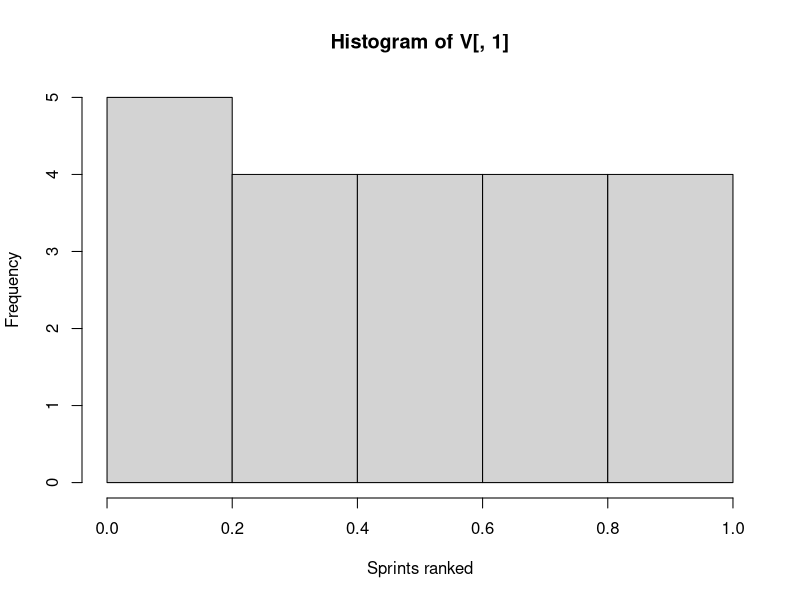
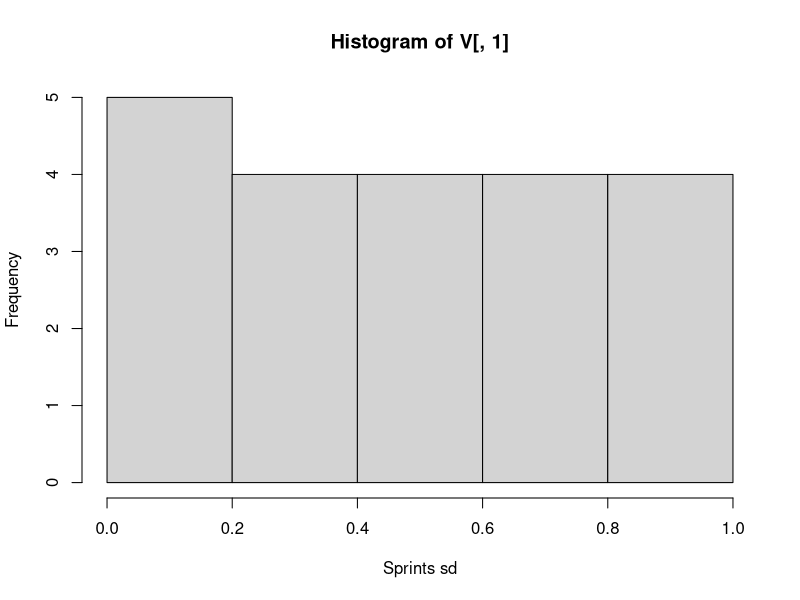
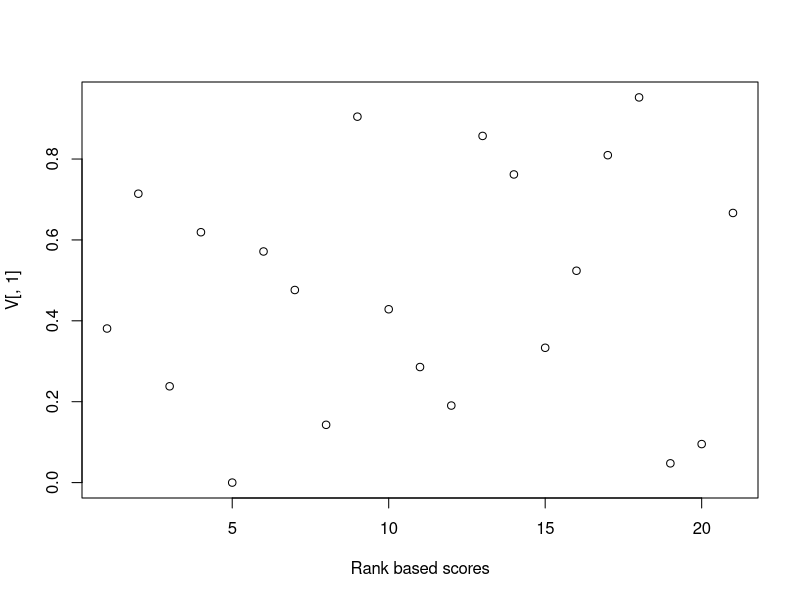
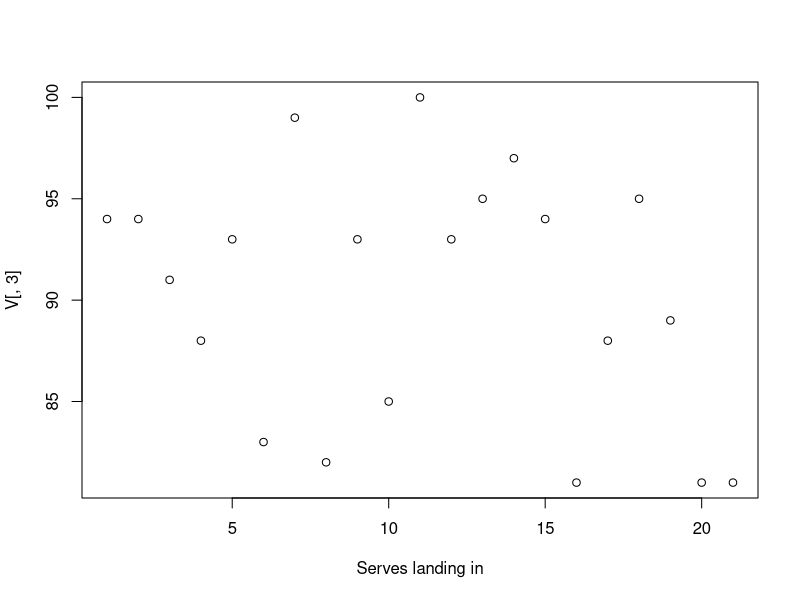
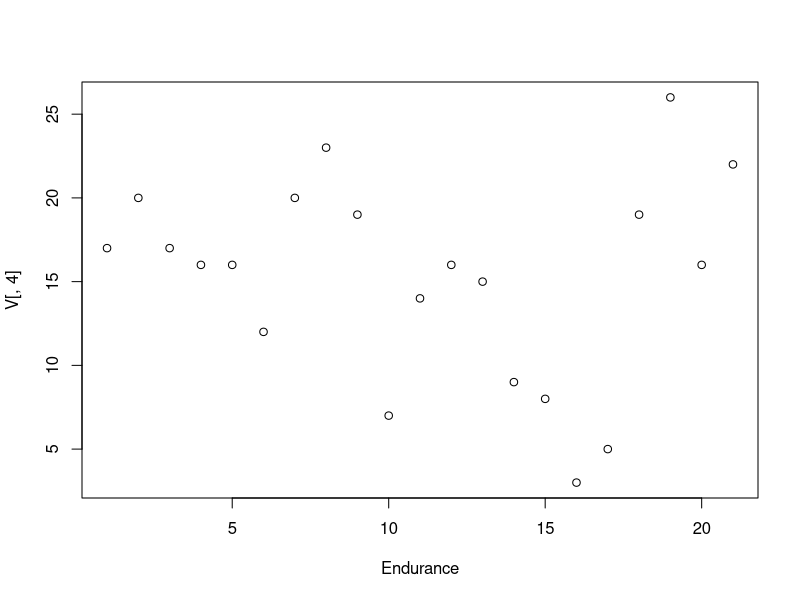
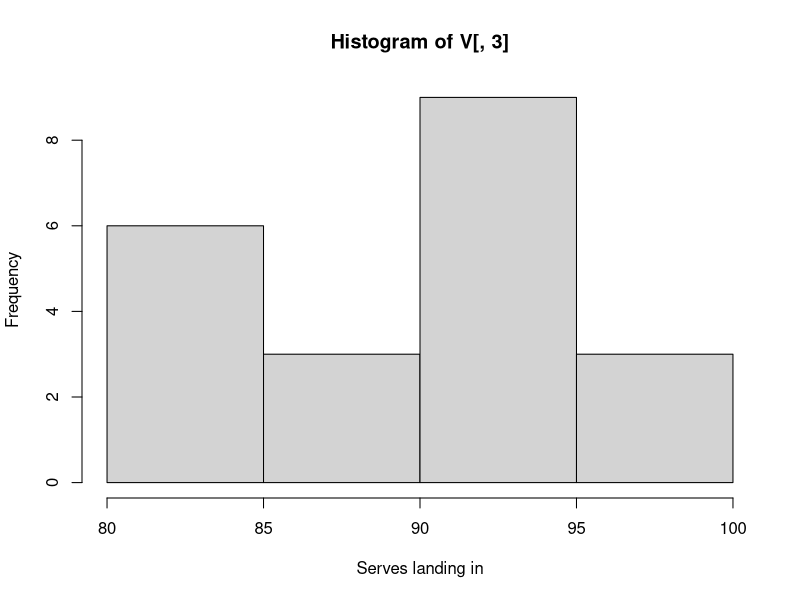
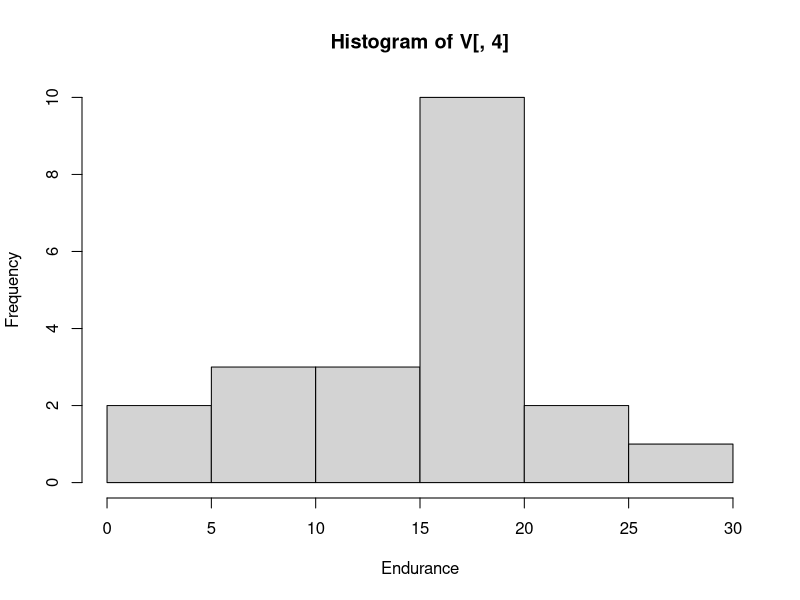

Source code (R) for these figures, in order:
V <- read.table("volley.txt")
original <- V
#V[,1] <- original[,1]
#hist(V[,1],xlab="Sprints")
V[,1] <- (length(V[,1])-rank(V[,1]))/length(V[,1]-1)
hist(V[,1],xlab="Sprints ranked")

V[,1] = (V[,1]-mean(V[,1]))/sd(V[,1])
V[,1] = (V[,1]-min(V[,1]))/(max(V[,1])-min(V[,1]))
hist(V[,1],xlab="Sprints sd")
     
     
     
V[,1] <- (length(V[,1])-rank(V[,1]))/length(V[,1]-1)

plot(V[,1],xlab=("Rank based scores"))

plot(V[,3],xlab="Serves landing in")
plot(V[,4],xlab="Endurance")
hist(V[,3],xlab="Serves landing in")
hist(V[,4],xlab="Endurance")
V[,1] = (V[,1]-min(V[,1]))/(max(V[,1])-min(V[,1]))
V[,2] = (V[,2]-mean(V[,2]))/sd(V[,2])
V[,2] = (V[,2]-min(V[,2]))/(max(V[,2])-min(V[,2]))
V[,3] = (V[,3]-min(V[,3]))/(max(V[,3])-min(V[,3]))
V[,4] = (V[,4]-min(V[,4]))/(max(V[,4])-min(V[,4]))

View(V)
